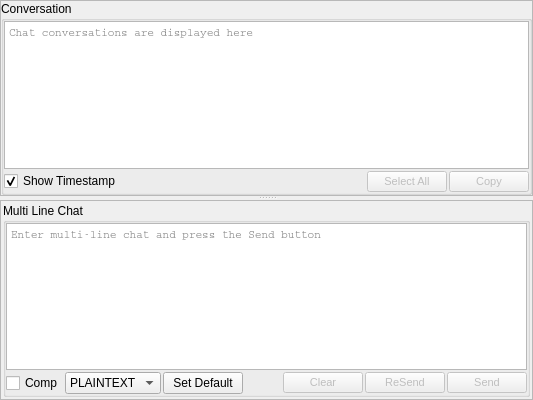
               <widget class="QSplitter" name="splitterChatHorz">
                <property name="autoFillBackground">
                 <bool>true</bool>
                </property>
                <property name="lineWidth">
                 <number>1</number>
                </property>
                <property name="midLineWidth">
                 <number>0</number>
                </property>
                <property name="orientation">
                 <enum>Qt::Vertical</enum>
                </property>
                <property name="handleWidth">
                 <number>4</number>
                </property>
                <widget class="QFrame" name="frameReceivedChats">
                 <property name="autoFillBackground">
                  <bool>true</bool>
                 </property>
                 <property name="frameShape">
                  <enum>QFrame::StyledPanel</enum>
                 </property>
                 <property name="frameShadow">
                  <enum>QFrame::Raised</enum>
                 </property>
                 <layout class="QVBoxLayout" name="verticalLayout_25">
                  <property name="spacing">
                   <number>2</number>
                  </property>
                  <property name="leftMargin">
                   <number>0</number>
                  </property>
                  <property name="topMargin">
                   <number>0</number>
                  </property>
                  <property name="rightMargin">
                   <number>0</number>
                  </property>
                  <property name="bottomMargin">
                   <number>0</number>
                  </property>
                  <item>
                   <widget class="QGroupBox" name="groupBoxReceivedChats">
                    <property name="title">
                     <string>Conversation</string>
                    </property>
                    <layout class="QVBoxLayout" name="verticalLayout_12">
                     <property name="spacing">
                      <number>2</number>
                     </property>
                     <property name="leftMargin">
                      <number>0</number>
                     </property>
                     <property name="topMargin">
                      <number>0</number>
                     </property>
                     <property name="rightMargin">
                      <number>0</number>
                     </property>
                     <property name="bottomMargin">
                      <number>0</number>
                     </property>
                     <item>
                      <widget class="QTextBrowser" name="textBrowserChatConversation">
                       <property name="maximumSize">
                        <size>
                         <width>16777215</width>
                         <height>16777215</height>
                        </size>
                       </property>
                       <property name="palette">
                        <palette>
                         <active>
                          <colorrole role="WindowText">
                           <brush brushstyle="SolidPattern">
                            <color alpha="255">
                             <red>0</red>
                             <green>0</green>
                             <blue>0</blue>
                            </color>
                           </brush>
                          </colorrole>
                         </active>
                         <inactive>
                          <colorrole role="WindowText">
                           <brush brushstyle="SolidPattern">
                            <color alpha="255">
                             <red>0</red>
                             <green>0</green>
                             <blue>0</blue>
                            </color>
                           </brush>
                          </colorrole>
                         </inactive>
                         <disabled>
                          <colorrole role="WindowText">
                           <brush brushstyle="SolidPattern">
                            <color alpha="255">
                             <red>120</red>
                             <green>120</green>
                             <blue>120</blue>
                            </color>
                           </brush>
                          </colorrole>
                         </disabled>
                        </palette>
                       </property>
                       <property name="font">
                        <font>
                         <family>Courier</family>
                         <pointsize>8</pointsize>
                        </font>
                       </property>
                       <property name="acceptDrops">
                        <bool>true</bool>
                       </property>
                       <property name="toolTip">
                        <string>Received chat text is displayed here</string>
                       </property>
                       <property name="placeholderText">
                        <string>Chat conversations are displayed here</string>
                       </property>
                       <property name="openExternalLinks">
                        <bool>true</bool>
                       </property>
                      </widget>
                     </item>
                     <item>
                      <layout class="QHBoxLayout" name="horizontalLayout_34">
                       <item>
                        <widget class="QCheckBox" name="checkBoxShowTimestamps">
                         <property name="palette">
                          <palette>
                           <active>
                            <colorrole role="WindowText">
                             <brush brushstyle="SolidPattern">
                              <color alpha="255">
                               <red>0</red>
                               <green>0</green>
                               <blue>0</blue>
                              </color>
                             </brush>
                            </colorrole>
                           </active>
                           <inactive>
                            <colorrole role="WindowText">
                             <brush brushstyle="SolidPattern">
                              <color alpha="255">
                               <red>0</red>
                               <green>0</green>
                               <blue>0</blue>
                              </color>
                             </brush>
                            </colorrole>
                           </inactive>
                           <disabled>
                            <colorrole role="WindowText">
                             <brush brushstyle="SolidPattern">
                              <color alpha="255">
                               <red>120</red>
                               <green>120</green>
                               <blue>120</blue>
                              </color>
                             </brush>
                            </colorrole>
                           </disabled>
                          </palette>
                         </property>
                         <property name="toolTip">
                          <string>Display or hide chat text time stamps</string>
                         </property>
                         <property name="text">
                          <string>Show Timestamp</string>
                         </property>
                         <property name="checked">
                          <bool>true</bool>
                         </property>
                        </widget>
                       </item>
                       <item>
                        <spacer name="horizontalSpacer_20">
                         <property name="orientation">
                          <enum>Qt::Horizontal</enum>
                         </property>
                         <property name="sizeHint" stdset="0">
                          <size>
                           <width>40</width>
                           <height>20</height>
                          </size>
                         </property>
                        </spacer>
                       </item>
                       <item>
                        <widget class="QPushButton" name="pushButtonConfSelectRx">
                         <property name="enabled">
                          <bool>false</bool>
                         </property>
                         <property name="maximumSize">
                          <size>
                           <width>16777215</width>
                           <height>16777215</height>
                          </size>
                         </property>
                         <property name="palette">
                          <palette>
                           <active>
                            <colorrole role="WindowText">
                             <brush brushstyle="SolidPattern">
                              <color alpha="255">
                               <red>0</red>
                               <green>0</green>
                               <blue>0</blue>
                              </color>
                             </brush>
                            </colorrole>
                           </active>
                           <inactive>
                            <colorrole role="WindowText">
                             <brush brushstyle="SolidPattern">
                              <color alpha="255">
                               <red>0</red>
                               <green>0</green>
                               <blue>0</blue>
                              </color>
                             </brush>
                            </colorrole>
                           </inactive>
                           <disabled>
                            <colorrole role="WindowText">
                             <brush brushstyle="SolidPattern">
                              <color alpha="255">
                               <red>120</red>
                               <green>120</green>
                               <blue>120</blue>
                              </color>
                             </brush>
                            </colorrole>
                           </disabled>
                          </palette>
                         </property>
                         <property name="font">
                          <font>
                           <pointsize>8</pointsize>
                          </font>
                         </property>
                         <property name="toolTip">
                          <string>Selects all text in received data window</string>
                         </property>
                         <property name="text">
                          <string>Select All</string>
                         </property>
                        </widget>
                       </item>
                       <item>
                        <widget class="QPushButton" name="pushButtonConfCopyRx">
                         <property name="enabled">
                          <bool>false</bool>
                         </property>
                         <property name="maximumSize">
                          <size>
                           <width>16777215</width>
                           <height>16777215</height>
                          </size>
                         </property>
                         <property name="palette">
                          <palette>
                           <active>
                            <colorrole role="WindowText">
                             <brush brushstyle="SolidPattern">
                              <color alpha="255">
                               <red>0</red>
                               <green>0</green>
                               <blue>0</blue>
                              </color>
                             </brush>
                            </colorrole>
                           </active>
                           <inactive>
                            <colorrole role="WindowText">
                             <brush brushstyle="SolidPattern">
                              <color alpha="255">
                               <red>0</red>
                               <green>0</green>
                               <blue>0</blue>
                              </color>
                             </brush>
                            </colorrole>
                           </inactive>
                           <disabled>
                            <colorrole role="WindowText">
                             <brush brushstyle="SolidPattern">
                              <color alpha="255">
                               <red>120</red>
                               <green>120</green>
                               <blue>120</blue>
                              </color>
                             </brush>
                            </colorrole>
                           </disabled>
                          </palette>
                         </property>
                         <property name="font">
                          <font>
                           <pointsize>8</pointsize>
                          </font>
                         </property>
                         <property name="toolTip">
                          <string>Copies all selected text in received data window</string>
                         </property>
                         <property name="text">
                          <string>Copy</string>
                         </property>
                        </widget>
                       </item>
                      </layout>
                     </item>
                    </layout>
                   </widget>
                  </item>
                 </layout>
                </widget>
                <widget class="QFrame" name="frameMultiChat">
                 <property name="autoFillBackground">
                  <bool>true</bool>
                 </property>
                 <property name="frameShape">
                  <enum>QFrame::StyledPanel</enum>
                 </property>
                 <property name="frameShadow">
                  <enum>QFrame::Raised</enum>
                 </property>
                 <layout class="QVBoxLayout" name="verticalLayout_26">
                  <property name="spacing">
                   <number>2</number>
                  </property>
                  <property name="leftMargin">
                   <number>2</number>
                  </property>
                  <property name="topMargin">
                   <number>2</number>
                  </property>
                  <property name="rightMargin">
                   <number>2</number>
                  </property>
                  <property name="bottomMargin">
                   <number>2</number>
                  </property>
                  <item>
                   <widget class="QGroupBox" name="groupBoxMultiLineChat">
                    <property name="title">
                     <string>Multi Line Chat</string>
                    </property>
                    <layout class="QVBoxLayout" name="verticalLayout_32">
                     <property name="spacing">
                      <number>2</number>
                     </property>
                     <property name="leftMargin">
                      <number>0</number>
                     </property>
                     <property name="topMargin">
                      <number>0</number>
                     </property>
                     <property name="rightMargin">
                      <number>0</number>
                     </property>
                     <property name="bottomMargin">
                      <number>0</number>
                     </property>
                     <item>
                      <widget class="QPlainTextEdit" name="plainTextEditConfSendData">
                       <property name="maximumSize">
                        <size>
                         <width>16777215</width>
                         <height>16777215</height>
                        </size>
                       </property>
                       <property name="palette">
                        <palette>
                         <active>
                          <colorrole role="WindowText">
                           <brush brushstyle="SolidPattern">
                            <color alpha="255">
                             <red>0</red>
                             <green>0</green>
                             <blue>0</blue>
                            </color>
                           </brush>
                          </colorrole>
                         </active>
                         <inactive>
                          <colorrole role="WindowText">
                           <brush brushstyle="SolidPattern">
                            <color alpha="255">
                             <red>0</red>
                             <green>0</green>
                             <blue>0</blue>
                            </color>
                           </brush>
                          </colorrole>
                         </inactive>
                         <disabled>
                          <colorrole role="WindowText">
                           <brush brushstyle="SolidPattern">
                            <color alpha="255">
                             <red>120</red>
                             <green>120</green>
                             <blue>120</blue>
                            </color>
                           </brush>
                          </colorrole>
                         </disabled>
                        </palette>
                       </property>
                       <property name="font">
                        <font>
                         <family>Courier</family>
                         <pointsize>8</pointsize>
                        </font>
                       </property>
                       <property name="acceptDrops">
                        <bool>true</bool>
                       </property>
                       <property name="toolTip">
                        <string>Enter complete message and press Send button.   Drag and drop or File Copy/Paste also supported</string>
                       </property>
                       <property name="tabChangesFocus">
                        <bool>true</bool>
                       </property>
                       <property name="placeholderText">
                        <string>Enter multi-line chat and press the Send button</string>
                       </property>
                      </widget>
                     </item>
                     <item>
                      <layout class="QHBoxLayout" name="horizontalLayout_35">
                       <item>
                        <widget class="QCheckBox" name="checkBoxConfCompress">
                         <property name="enabled">
                          <bool>true</bool>
                         </property>
                         <property name="toolTip">
                          <string>TX data will be compressed if it will reduce data size</string>
                         </property>
                         <property name="text">
                          <string>Comp</string>
                         </property>
                        </widget>
                       </item>
                       <item>
                        <widget class="QComboBox" name="comboBoxConfKeyList">
                         <property name="sizePolicy">
                          <sizepolicy hsizetype="Minimum" vsizetype="Preferred">
                           <horstretch>0</horstretch>
                           <verstretch>0</verstretch>
                          </sizepolicy>
                         </property>
                         <property name="maximumSize">
                          <size>
                           <width>16777215</width>
                           <height>16777215</height>
                          </size>
                         </property>
                         <property name="palette">
                          <palette>
                           <active>
                            <colorrole role="WindowText">
                             <brush brushstyle="SolidPattern">
                              <color alpha="255">
                               <red>0</red>
                               <green>0</green>
                               <blue>0</blue>
                              </color>
                             </brush>
                            </colorrole>
                           </active>
                           <inactive>
                            <colorrole role="WindowText">
                             <brush brushstyle="SolidPattern">
                              <color alpha="255">
                               <red>0</red>
                               <green>0</green>
                               <blue>0</blue>
                              </color>
                             </brush>
                            </colorrole>
                           </inactive>
                           <disabled>
                            <colorrole role="WindowText">
                             <brush brushstyle="SolidPattern">
                              <color alpha="255">
                               <red>120</red>
                               <green>120</green>
                               <blue>120</blue>
                              </color>
                             </brush>
                            </colorrole>
                           </disabled>
                          </palette>
                         </property>
                         <property name="toolTip">
                          <string>Select desired cipher key</string>
                         </property>
                         <property name="sizeAdjustPolicy">
                          <enum>QComboBox::AdjustToContents</enum>
                         </property>
                         <item>
                          <property name="text">
                           <string>PLAINTEXT</string>
                          </property>
                         </item>
                        </widget>
                       </item>
                       <item>
                        <widget class="QPushButton" name="pushButtonSetDefaultCipherKey">
                         <property name="maximumSize">
                          <size>
                           <width>16777215</width>
                           <height>16777215</height>
                          </size>
                         </property>
                         <property name="toolTip">
                          <string>Set default key for conference</string>
                         </property>
                         <property name="text">
                          <string>Set Default</string>
                         </property>
                        </widget>
                       </item>
                       <item>
                        <spacer name="horizontalSpacer_21">
                         <property name="orientation">
                          <enum>Qt::Horizontal</enum>
                         </property>
                         <property name="sizeHint" stdset="0">
                          <size>
                           <width>40</width>
                           <height>20</height>
                          </size>
                         </property>
                        </spacer>
                       </item>
                       <item>
                        <widget class="QPushButton" name="pushButtonConfClearTx">
                         <property name="enabled">
                          <bool>false</bool>
                         </property>
                         <property name="maximumSize">
                          <size>
                           <width>16777215</width>
                           <height>16777215</height>
                          </size>
                         </property>
                         <property name="palette">
                          <palette>
                           <active>
                            <colorrole role="WindowText">
                             <brush brushstyle="SolidPattern">
                              <color alpha="255">
                               <red>0</red>
                               <green>0</green>
                               <blue>0</blue>
                              </color>
                             </brush>
                            </colorrole>
                           </active>
                           <inactive>
                            <colorrole role="WindowText">
                             <brush brushstyle="SolidPattern">
                              <color alpha="255">
                               <red>0</red>
                               <green>0</green>
                               <blue>0</blue>
                              </color>
                             </brush>
                            </colorrole>
                           </inactive>
                           <disabled>
                            <colorrole role="WindowText">
                             <brush brushstyle="SolidPattern">
                              <color alpha="255">
                               <red>120</red>
                               <green>120</green>
                               <blue>120</blue>
                              </color>
                             </brush>
                            </colorrole>
                           </disabled>
                          </palette>
                         </property>
                         <property name="font">
                          <font>
                           <pointsize>8</pointsize>
                          </font>
                         </property>
                         <property name="toolTip">
                          <string>Clears TX data window</string>
                         </property>
                         <property name="text">
                          <string>Clear</string>
                         </property>
                        </widget>
                       </item>
                       <item>
                        <widget class="QPushButton" name="pushButtonConfResend">
                         <property name="enabled">
                          <bool>false</bool>
                         </property>
                         <property name="maximumSize">
                          <size>
                           <width>16777215</width>
                           <height>16777215</height>
                          </size>
                         </property>
                         <property name="palette">
                          <palette>
                           <active>
                            <colorrole role="WindowText">
                             <brush brushstyle="SolidPattern">
                              <color alpha="255">
                               <red>0</red>
                               <green>0</green>
                               <blue>0</blue>
                              </color>
                             </brush>
                            </colorrole>
                           </active>
                           <inactive>
                            <colorrole role="WindowText">
                             <brush brushstyle="SolidPattern">
                              <color alpha="255">
                               <red>0</red>
                               <green>0</green>
                               <blue>0</blue>
                              </color>
                             </brush>
                            </colorrole>
                           </inactive>
                           <disabled>
                            <colorrole role="WindowText">
                             <brush brushstyle="SolidPattern">
                              <color alpha="255">
                               <red>120</red>
                               <green>120</green>
                               <blue>120</blue>
                              </color>
                             </brush>
                            </colorrole>
                           </disabled>
                          </palette>
                         </property>
                         <property name="font">
                          <font>
                           <pointsize>8</pointsize>
                          </font>
                         </property>
                         <property name="toolTip">
                          <string>Resends last TX data</string>
                         </property>
                         <property name="text">
                          <string>ReSend</string>
                         </property>
                        </widget>
                       </item>
                       <item>
                        <widget class="QPushButton" name="pushButtonConfSendTx">
                         <property name="enabled">
                          <bool>false</bool>
                         </property>
                         <property name="maximumSize">
                          <size>
                           <width>16777215</width>
                           <height>16777215</height>
                          </size>
                         </property>
                         <property name="palette">
                          <palette>
                           <active>
                            <colorrole role="WindowText">
                             <brush brushstyle="SolidPattern">
                              <color alpha="255">
                               <red>0</red>
                               <green>0</green>
                               <blue>0</blue>
                              </color>
                             </brush>
                            </colorrole>
                           </active>
                           <inactive>
                            <colorrole role="WindowText">
                             <brush brushstyle="SolidPattern">
                              <color alpha="255">
                               <red>0</red>
                               <green>0</green>
                               <blue>0</blue>
                              </color>
                             </brush>
                            </colorrole>
                           </inactive>
                           <disabled>
                            <colorrole role="WindowText">
                             <brush brushstyle="SolidPattern">
                              <color alpha="255">
                               <red>120</red>
                               <green>120</green>
                               <blue>120</blue>
                              </color>
                             </brush>
                            </colorrole>
                           </disabled>
                          </palette>
                         </property>
                         <property name="font">
                          <font>
                           <pointsize>8</pointsize>
                          </font>
                         </property>
                         <property name="toolTip">
                          <string>Sends current TX data displayes in TX data window</string>
                         </property>
                         <property name="text">
                          <string>Send</string>
                         </property>
                        </widget>
                       </item>
                      </layout>
                     </item>
                    </layout>
                   </widget>
                  </item>
                 </layout>
                </widget>
               </widget>
